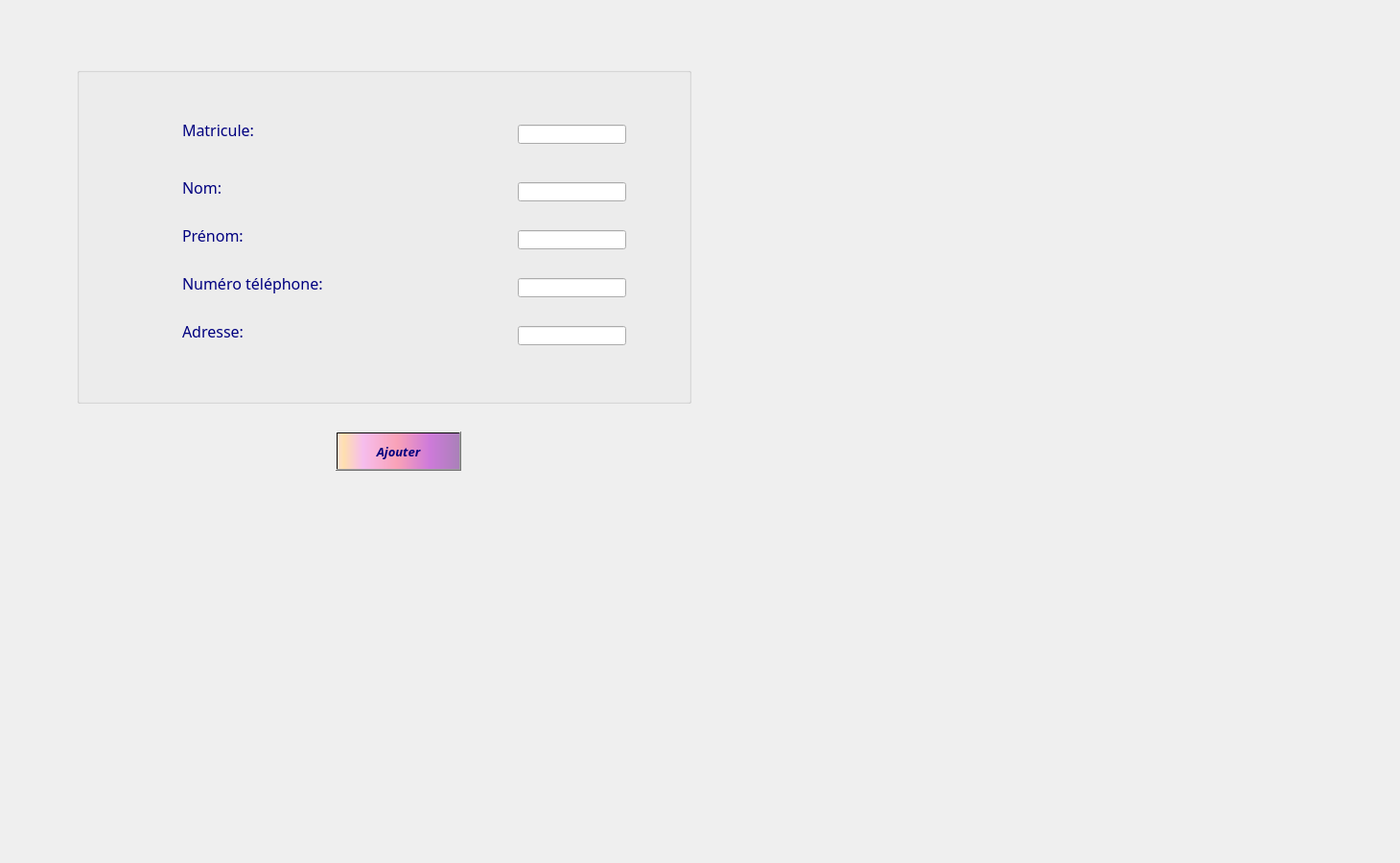
     <widget class="QWidget" name="tab_11">
      <attribute name="title">
       <string>Ajouter</string>
      </attribute>
      <widget class="QGroupBox" name="groupBox_ajoutCl_5">
       <property name="geometry">
        <rect>
         <x>80</x>
         <y>70</y>
         <width>641</width>
         <height>351</height>
        </rect>
       </property>
       <property name="font">
        <font>
         <family>Lucida Calligraphy</family>
         <pointsize>16</pointsize>
         <weight>50</weight>
         <bold>false</bold>
        </font>
       </property>
       <property name="cursor">
        <cursorShape>ArrowCursor</cursorShape>
       </property>
       <property name="acceptDrops">
        <bool>false</bool>
       </property>
       <property name="layoutDirection">
        <enum>Qt::LeftToRight</enum>
       </property>
       <property name="autoFillBackground">
        <bool>false</bool>
       </property>
       <property name="styleSheet">
        <string notr="true">color:rgb(0, 0, 127);
background-color: qconicalgradient(cx:0, cy:0, angle:135, stop:0 rgba(255, 170, 232, 69), stop:0.0753769 rgba(255, 170, 255, 69), stop:0.221106 rgba(255, 170, 255, 208), stop:0.351759 rgba(255, 192, 255, 0), stop:0.422111 rgba(255, 85, 255, 130), stop:0.437186 rgba(255, 170, 255, 145), stop:0.518717 rgba(255, 170, 255, 130), stop:0.527638 rgba(255, 170, 255, 69), stop:0.562814 rgba(255, 170, 255, 130), stop:1 rgba(255, 255, 0, 69));</string>
       </property>
       <property name="title">
        <string/>
       </property>
       <widget class="QLabel" name="prenom_ajout_3">
        <property name="geometry">
         <rect>
          <x>110</x>
          <y>160</y>
          <width>171</width>
          <height>31</height>
         </rect>
        </property>
        <property name="font">
         <font>
          <family>Lucida Calligraphy</family>
          <pointsize>12</pointsize>
         </font>
        </property>
        <property name="text">
         <string>Prénom:</string>
        </property>
        <property name="scaledContents">
         <bool>false</bool>
        </property>
        <property name="wordWrap">
         <bool>false</bool>
        </property>
        <property name="openExternalLinks">
         <bool>false</bool>
        </property>
       </widget>
       <widget class="QLineEdit" name="lineEdit_nom_ajout_3">
        <property name="geometry">
         <rect>
          <x>460</x>
          <y>120</y>
          <width>113</width>
          <height>20</height>
         </rect>
        </property>
       </widget>
       <widget class="QLabel" name="Nom_ajout_4">
        <property name="geometry">
         <rect>
          <x>110</x>
          <y>110</y>
          <width>171</width>
          <height>31</height>
         </rect>
        </property>
        <property name="font">
         <font>
          <family>Lucida Calligraphy</family>
          <pointsize>12</pointsize>
         </font>
        </property>
        <property name="styleSheet">
         <string notr="true">color: rgb(0, 0, 127);
border-color: rgb(170, 0, 255);</string>
        </property>
        <property name="text">
         <string>Nom:</string>
        </property>
       </widget>
       <widget class="QLabel" name="tele_ajout_3">
        <property name="geometry">
         <rect>
          <x>110</x>
          <y>210</y>
          <width>171</width>
          <height>31</height>
         </rect>
        </property>
        <property name="font">
         <font>
          <family>Lucida Calligraphy</family>
          <pointsize>12</pointsize>
         </font>
        </property>
        <property name="text">
         <string>Numéro téléphone:</string>
        </property>
       </widget>
       <widget class="QLabel" name="Adresse_ajout_3">
        <property name="geometry">
         <rect>
          <x>110</x>
          <y>260</y>
          <width>171</width>
          <height>31</height>
         </rect>
        </property>
        <property name="font">
         <font>
          <family>Lucida Calligraphy</family>
          <pointsize>12</pointsize>
         </font>
        </property>
        <property name="text">
         <string>Adresse:</string>
        </property>
       </widget>
       <widget class="QLineEdit" name="lineEdit_prenom_ajout_3">
        <property name="geometry">
         <rect>
          <x>460</x>
          <y>170</y>
          <width>113</width>
          <height>20</height>
         </rect>
        </property>
       </widget>
       <widget class="QLineEdit" name="lineEdit_tel_ajout_3">
        <property name="geometry">
         <rect>
          <x>460</x>
          <y>220</y>
          <width>113</width>
          <height>20</height>
         </rect>
        </property>
       </widget>
       <widget class="QLineEdit" name="lineEdit_adresse_ajout_3">
        <property name="geometry">
         <rect>
          <x>460</x>
          <y>270</y>
          <width>113</width>
          <height>20</height>
         </rect>
        </property>
       </widget>
       <widget class="QLabel" name="Matricule_ajout_5">
        <property name="geometry">
         <rect>
          <x>110</x>
          <y>50</y>
          <width>171</width>
          <height>31</height>
         </rect>
        </property>
        <property name="font">
         <font>
          <family>Lucida Calligraphy</family>
          <pointsize>12</pointsize>
         </font>
        </property>
        <property name="styleSheet">
         <string notr="true">color: rgb(0, 0, 127);
border-color: rgb(170, 0, 255);</string>
        </property>
        <property name="text">
         <string>Matricule:</string>
        </property>
       </widget>
       <widget class="QLineEdit" name="lineEdit_cin_ajout_3">
        <property name="geometry">
         <rect>
          <x>460</x>
          <y>60</y>
          <width>113</width>
          <height>20</height>
         </rect>
        </property>
       </widget>
      </widget>
      <widget class="QPushButton" name="pushButton_ajouterCl_3">
       <property name="geometry">
        <rect>
         <x>350</x>
         <y>450</y>
         <width>131</width>
         <height>41</height>
        </rect>
       </property>
       <property name="font">
        <font>
         <family>Lucida Calligraphy</family>
         <pointsize>10</pointsize>
         <weight>75</weight>
         <italic>true</italic>
         <bold>true</bold>
         <underline>false</underline>
         <strikeout>false</strikeout>
        </font>
       </property>
       <property name="styleSheet">
        <string notr="true">background-color: qlineargradient(spread:pad, x1:1, y1:0, x2:1, y2:0, stop:0.919598 rgba(255, 0, 111, 255), stop:0.98 rgba(0, 0, 0, 255), stop:1 rgba(235, 148, 61, 255));
color: rgb(0, 0, 127);
background-color: qlineargradient(spread:pad, x1:0, y1:0, x2:1, y2:0, stop:0.0100503 rgba(252, 222, 204, 255), stop:0.0502513 rgba(254, 223, 175, 255), stop:0.211055 rgba(246, 189, 237, 255), stop:0.487437 rgba(249, 162, 183, 255), stop:0.753769 rgba(206, 122, 218, 255), stop:1 rgba(170, 128, 185, 255));</string>
       </property>
       <property name="text">
        <string>Ajouter</string>
       </property>
       <property name="icon">
        <iconset>
         <normaloff>../../../../../../../../../../images_projets/add.png</normaloff>../../../../../../../../../../images_projets/add.png</iconset>
       </property>
       <property name="iconSize">
        <size>
         <width>30</width>
         <height>50</height>
        </size>
       </property>
       <property name="checkable">
        <bool>false</bool>
       </property>
       <property name="autoRepeatDelay">
        <number>303</number>
       </property>
      </widget>
      <widget class="QLabel" name="label_4">
       <property name="geometry">
        <rect>
         <x>-480</x>
         <y>-280</y>
         <width>1451</width>
         <height>891</height>
        </rect>
       </property>
       <property name="text">
        <string/>
       </property>
       <property name="pixmap">
        <pixmap>../../../../../../../../../../images_projets/macarons-5148496_1920.jpg</pixmap>
       </property>
      </widget>
      <zorder>label_4</zorder>
      <zorder>groupBox_ajoutCl_5</zorder>
      <zorder>pushButton_ajouterCl_3</zorder>
     </widget>
